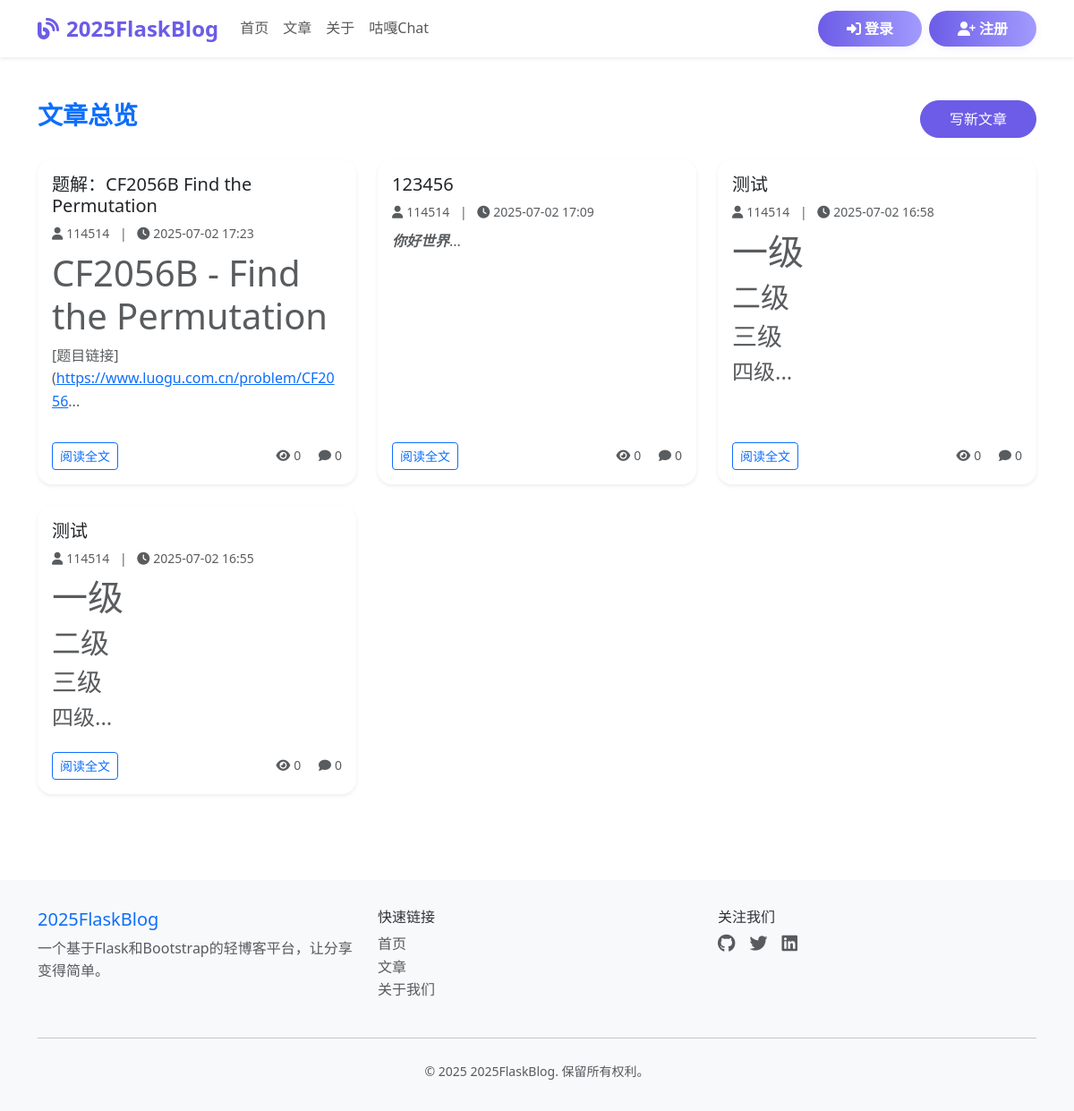
Page /post on the committed database.
### app/models.py (models this page shows, shortened)
class Post(db.Model):
    __tablename__ = 'posts'
    id = db.Column(db.Integer, primary_key=True)
    title = db.Column(db.String(120), nullable=False)
    content = db.Column(db.Text, nullable=False)
    summary = db.Column(db.String(255))
    created_at = db.Column(db.DateTime, default=lambda: datetime.now(timezone.utc))
    updated_at = db.Column(db.DateTime, default=lambda: datetime.now(timezone.utc), onupdate=lambda: datetime.now(timezone.utc))
    views = db.Column(db.Integer, default=0)
    author_id = db.Column(db.Integer, db.ForeignKey('users.id'), nullable=False)
    is_published = db.Column(db.Boolean, default=True)
    is_featured = db.Column(db.Boolean, default=False)
    is_deleted = db.Column(db.Boolean, default=False)

class User(UserMixin, db.Model):
    __tablename__ = 'users'
    id = db.Column(db.Integer, primary_key=True)
    username = db.Column(db.String(80), unique=True, nullable=False, index=True)
    email = db.Column(db.String(120), unique=True, nullable=False, index=True)
    password_hash = db.Column(db.String(255), nullable=False)
    first_name = db.Column(db.String(50), nullable=True)
    last_name = db.Column(db.String(50), nullable=True)
    bio = db.Column(db.Text, nullable=True)
    avatar_url = db.Column(db.String(255), nullable=True)
    is_active = db.Column(db.Boolean, default=True)
    is_admin = db.Column(db.Boolean, default=False)
    created_at = db.Column(db.DateTime, default=lambda: datetime.now(timezone.utc))
    updated_at = db.Column(db.DateTime, default=lambda: datetime.now(timezone.utc), onupdate=lambda: datetime.now(timezone.utc))
    last_login = db.Column(db.DateTime, nullable=True)
    posts = db.relationship('Post', backref='author', lazy='dynamic', cascade='all, delete-orphan')
    comments = db.relationship('Comment', backref='author', lazy='dynamic', cascade='all, delete-orphan')
    likes = db.relationship('Like', backref='author', lazy='dynamic', cascade='all, delete-orphan')

### app/routes.py (the view)
@main_bp.route('/post')
def post_list():
    posts = Post.query.filter_by(is_published=True).order_by(Post.created_at.desc()).all()
    return render_template('post/post.html', posts=posts)

### app.py (called while the page is built)
@app.context_processor
def inject_user():
    return dict(current_user=current_user)

### app/templates/post/post.html (shortened to what this page needs)
{% extends "base.html" %}
{% block extra_css %}
<link rel="stylesheet" href="{{ url_for('static', filename='css/github.min.css') }}">
{% endblock %}
{% block content %}
<div class="container py-5">
    <div class="row mb-4">
        <div class="col-lg-8">
            <h3 class="fw-bold text-primary">文章总览</h3>
        </div>
        <div class="col-lg-4 text-lg-end">
            <a href="{{ url_for('main.create_post') }}" class="btn btn-primary">写新文章</a>
        </div>
    </div>
    <div class="row g-4">
        {% if posts %}
            {% for post in posts %}
            <div class="col-md-6 col-lg-4">
                <div class="card h-100 shadow-sm border-0 rounded-4">
                    <div class="card-body d-flex flex-column">
                        <h5 class="card-title mb-2">
                            <a href="{{ url_for('main.post_detail', post_id=post.id) }}" class="text-decoration-none text-dark">
                                {{ post.title }}
                            </a>
                        </h5>
                        <div class="mb-2 text-muted small">
                            <i class="fas fa-user me-1"></i>{{ post.author.username }}
                            <span class="mx-2">|</span>
                            <i class="fas fa-clock me-1"></i>{{ post.created_at.strftime('%Y-%m-%d %H:%M') }}
                        </div>
                        <div class="card-text text-muted flex-grow-1 article-preview" id="preview-{{ post.id }}">
                        </div>
                        <div class="mt-3 d-flex justify-content-between align-items-center">
                            <a href="{{ url_for('main.post_detail', post_id=post.id) }}" class="btn btn-sm btn-outline-primary">阅读全文</a>
                            <div class="text-muted small">
                                <i class="fas fa-eye me-1"></i>{{ post.views or 0 }}
                                <i class="fas fa-comment ms-3 me-1"></i>{{ post.comments|length if post.comments else 0 }}
                            </div>
                        </div>
                    </div>
                </div>
            </div>
            {% endfor %}
        {% else %}
            <div class="col-12">
                <div class="alert alert-info text-center mb-0">
                    暂无文章。
                </div>
            </div>
        {% endif %}
    </div>
</div>
{% endblock %}

### app/templates/base.html (shortened to what this page needs)
<!DOCTYPE html>
<html lang="zh-CN">
<head>
    <link href="{{ url_for('static', filename='css/bootstrap.min.css') }}" rel="stylesheet">
    {% block extra_css %}{% endblock %}
</head>
<body>
    <nav class="navbar navbar-expand-lg navbar-light bg-white shadow-sm sticky-top">
        <div class="container">
            <a class="navbar-brand" href="{{ url_for('main.index') }}">
                <i class="fas fa-blog me-2"></i>2025FlaskBlog
            </a>
            <div class="collapse navbar-collapse" id="navbarNav">
                <ul class="navbar-nav me-auto">
                    <li class="nav-item">
                        <a class="nav-link" href="{{ url_for('main.index') }}">首页</a>
                    </li>
                    <li class="nav-item">
                        <a class="nav-link" href="{{ url_for('main.post_list') }}">文章</a>
                    </li>
                    <li class="nav-item">
                        <a class="nav-link" href="{{ url_for('main.about') }}">关于</a>
                    </li>
                    <li class="nav-item">
                        <a class="nav-link" href="{{ url_for('main.guga') }}">咕嘎Chat</a>
                </ul>
                <ul class="navbar-nav">
                    {% if current_user.is_authenticated %}
                        <li class="nav-item dropdown">
                            <a class="nav-link dropdown-toggle" href="#" id="navbarDropdown" role="button" data-bs-toggle="dropdown">
                                <i class="fas fa-user me-1"></i>{{ current_user.username }}
                            </a>
                            <ul class="dropdown-menu">
                                <li><a class="dropdown-item" href="{{ url_for('main.user_profile', user_id=current_user.id) }}">个人资料</a></li>
                                <li><a class="dropdown-item" href="{{ url_for('main.my_posts') }}">我的文章</a></li>
                                <li><hr class="dropdown-divider"></li>
                                <li><a class="dropdown-item" href="{{ url_for('main.logout') }}">退出登录</a></li>
                            </ul>
                        </li>
                        <li class="nav-item">
                            <a class="btn btn-primary ms-2" href="{{ url_for('main.create_post') }}">写文章</a>
                        </li>
                    {% else %}
                        <li class="nav-item">
                            <a class="login-btn btn btn-primary" href="{{ url_for('main.login') }}">
                                <i class="fas fa-sign-in-alt me-1"></i>登录
                            </a>
                        </li>
                        <li class="nav-item">
                            <a class="register-btn btn btn-primary ms-2" href="{{ url_for('main.register') }}">
                                <i class="fas fa-user-plus me-1"></i>注册
                            </a>
                        </li>
                    {% endif %}
                </ul>
            </div>
        </div>
    </nav>
    <main>
        {% block content %}{% endblock %}
    </main>
    <footer class="footer">
        <div class="container">
            <div class="row">
                <div class="col-md-4">
                    <h5 class="text-primary">2025FlaskBlog</h5>
                    <p class="text-muted">一个基于Flask和Bootstrap的轻博客平台，让分享变得简单。</p>
                </div>
                <div class="col-md-4">
                    <h6>快速链接</h6>
                    <ul class="list-unstyled">
                        <li><a href="{{ url_for('main.index') }}" class="text-muted text-decoration-none">首页</a></li>
                        <li><a href="{{ url_for('main.post_list') }}" class="text-muted text-decoration-none">文章</a></li>
                        <li><a href="{{ url_for('main.about') }}" class="text-muted text-decoration-none">关于我们</a></li>
                    </ul>
                </div>
                <div class="col-md-4">
                    <h6>关注我们</h6>
                    <div class="d-flex gap-3">
                        <a href="#" class="text-muted"><i class="fab fa-github fa-lg"></i></a>
                        <a href="#" class="text-muted"><i class="fab fa-twitter fa-lg"></i></a>
                        <a href="#" class="text-muted"><i class="fab fa-linkedin fa-lg"></i></a>
                    </div>
                </div>
            </div>
            <hr class="my-4">
            <div class="text-center text-muted">
                <small>&copy; 2025 2025FlaskBlog. 保留所有权利。</small>
            </div>
        </div>
    </footer>
</body>
</html>

### rows in the picture
Post: title "题解：CF2056B Find the Permutation", author.username "114514", created_at "2025-07-02 17:23", views "0", comments|length "0"
Post: title "123456", author.username "114514", created_at "2025-07-02 17:09", views "0", comments|length "0"
Post: title "测试", author.username "114514", created_at "2025-07-02 16:58", views "0", comments|length "0"
Post: title "测试", author.username "114514", created_at "2025-07-02 16:55", views "0", comments|length "0"
